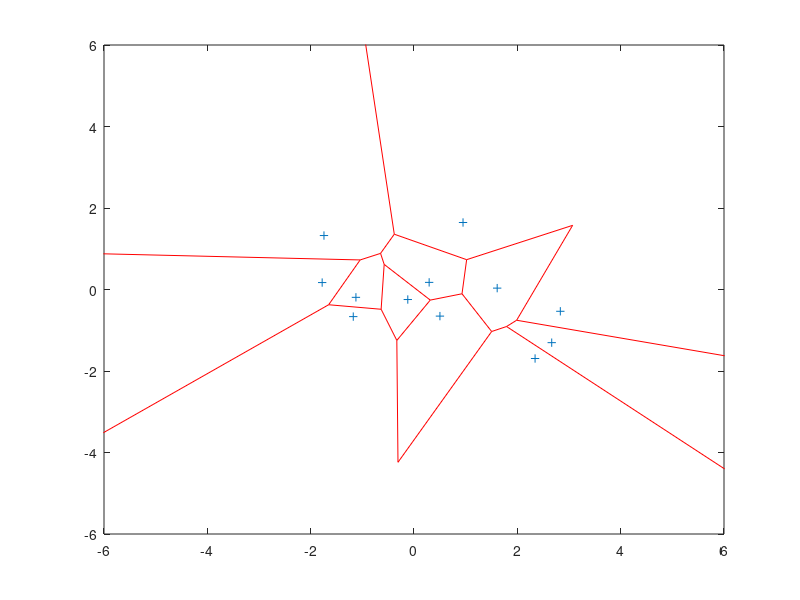

Source code (MATLAB): (Note: this script raises an error after producing the figure.)
clearvars;


%% Setup

% Points - Random firm locations
n = 12;
%x0 = rand(1, n)*10-5; % Initial x-position of firm
%y0 = rand(1, n)*10-5; % Initial y-position of firm
%xy = [x0' y0'];
[x0, y0] = pol2cart( rand(n,1)*2*pi , rand(n,1)*3 );
xy = [x0 y0];

    
%% Boundary box

% Boundary box
%bbox = [x([1 end end 1 1]); y([end end 1 1 end])]';
bbox = [-5 5 5 -5 -5; 5 5 -5 -5 5]';

% Boundary box line segments
bvx = [ bbox(1:end-1,1)'; circshift( bbox(1:end-1,1)', [0,-1] ) ];
bvy = [ bbox(1:end-1,2)'; circshift( bbox(1:end-1,2)', [0,-1] ) ];


%% Population
pref.boundary = 10; % Number of standard deviations
pref.resolution = 50; % Length of the square (even number to include (0,0))
pref.mu = 0; % Mean of subpopulation
pref.n_ratio = 1; % Relative size of subpopulation; n_l/n_r how much larger is the left subpopulation than the right subpopulation

sd = 0.5; % Standard deviation of each subpopulation
b = pref.boundary/2;

% Grid / Square
[x,y] = deal( -b : pref.boundary/(pref.resolution-1) : b ); % Square with center at (0,0) and with length pref.boundary
[X,Y] = meshgrid(x,y);

% Subpopulation right
mu_r = [pref.mu 0]; % Subpopulation mean only deviate on x-axis
sigma_r = [sd^2 0; 0 sd^2]; % Subpopulation std. dev. Uncorrelated bivariate distribution, rho=0;
F_r = mvnpdf([X(:) Y(:)],mu_r,sigma_r); % Subpopulation pdf evaluated at each point in grid/square
F_r = reshape(F_r,length(y),length(x)); % Formated as grid

% Subpopulation left
mu_l = [-pref.mu 0]; % Subpopulation mean only deviate on x-axis
sigma_l = [sd^2 0; 0 sd^2]; % Subpopulation std. dev. Uncorrelated bivariate distribution, rho=0;
F_l = mvnpdf([X(:) Y(:)],mu_l,sigma_l); % Subpopulation pdf evaluated at each point in grid/square
F_l = reshape(F_l,length(y),length(x)); % Formated as grid

% Total population 
% The left subpopulation share of total population
weight = pref.n_ratio/(1+pref.n_ratio);
% Population probability density function (PDF). Left subpopulation is 
% left unchanged, while the right subpopulation will scale according to 
% n_ratio. Deviding by 2^2 has no effect on results, but scales PDF so 
% its comparable to the baseline distribution with mean (0,0) and 
% std. dev. (1,1). The subpopulations halves the std dev., thus their 
% variance will be one-fourth.
F = (F_l + F_r*1/pref.n_ratio)/4;


%% Plots

% Default plot
figure(1);
voronoi(xy(:,1)' , xy(:,2)', 'r');
%plot(vx,vy, 'b');
xlim([-6 6]); ylim([-6 6]);
%hold on;
%s = scatter( xy(:,1)' , xy(:,2)', 'filled', 'b');
%hold off;


DT = delaunayTriangulation(xy);
%tri = delaunay(xy(:,1)' , xy(:,2)');
figure(2);
triplot(DT, 'k')
xlim([-6 6]); ylim([-6 6]);

% figure(21);
% triplot(DT)
% xlim([-6 6]); ylim([-6 6]);
% hold on;
% [centers, radii] = DT.circumcenter();
% theta = -pi:pi/20:pi;
% for iCircle=1:size(centers,1)
%   xCircle = centers(iCircle,1) + radii(iCircle)*cos(theta);
%   yCircle = centers(iCircle,2) + radii(iCircle)*sin(theta);
%   plot(xCircle, yCircle, 'k');
% end
% hold off;

xy_boundary = [xy; bbox(1:end-1,1) bbox(1:end-1,2)];
DT2 = delaunayTriangulation(xy_boundary);

triangles = size(DT2.ConnectivityList,1);

DT2X = NaN(size(DT2.ConnectivityList));
DT2Y = NaN(size(DT2.ConnectivityList));
for tri = 1:triangles
    DT2X(tri,:) = DT2.Points( DT2.ConnectivityList(tri,:), 1);
    DT2Y(tri,:) = DT2.Points( DT2.ConnectivityList(tri,:), 2);
end




%tri = delaunay(xy(:,1)' , xy(:,2)');
figure(3);
triplot(DT2, 'k')
xlim([-6 6]); ylim([-6 6]);
hold on;
for tri = 1:triangles
    patch(DT2X(tri,:), DT2Y(tri,:), tri, 'FaceAlpha', 0.2, 'EdgeColor', 'none');
end
hold off;


DT_market = NaN( length(X(:)), 1);
F_tri_i  = NaN(triangles,1);
centroid_tri_i  = NaN(triangles,2);
for tri = 1:triangles
    idx = inpolygon(X(:), Y(:), DT2X(tri,:), DT2Y(tri,:));
    DT_market(idx) = tri;
    F_tri_i(tri) = sum( F(idx) );
    % Each xy-coordinat within the triangle's market weighted with the probability density
    centroid_tri_i(tri,:) = ([X(idx) Y(idx)]' * F(idx))' ./ F_tri_i(tri);
end

% Market share of each triangle.
%F_tri_i/sum(F(:))
[~, max_tri] = max(F_tri_i/sum(F(:)));

centroid_tri_i(max_tri,:)


% l = sqrt(length(X(:)));
% DT_market_square = reshape(DT_market,[l l]);
% figure(5);
% imagesc(x,y,DT_market_square);
% set(gca,'ydir', 'normal');
% hold on;
% scatter( centroid_tri_i(:,1) , centroid_tri_i(:,2), 'r', 'filled');
% hold off;

% % Market centroid coordinates
% F_tri_i  = NaN(triangles,1);
% for tri= 1:triangles
%     % Index for each customer of the firm.
%     idx = find(market_i==firm);
% 
%     % Number of customers for each firm
%     F_tri_i(firm) = sum( F(idx) );
% 
%     % Each xy-coordinat within the firm's market weighted with the probability density
%     centroid(firm,:,i) = ([X(idx) Y(idx)]' * F(idx))' ./ F_tri_i(firm);
% end


%tri = delaunay(xy(:,1)' , xy(:,2)');

% figure(4);
% triplot(DT2)
% xlim([-6 6]); ylim([-6 6]);
% hold on;
% [centers, radii] = DT2.circumcenter();
% theta = -pi:pi/20:pi;
% for iCircle=1:size(centers,1)
%   xCircle = centers(iCircle,1) + radii(iCircle)*cos(theta);
%   yCircle = centers(iCircle,2) + radii(iCircle)*sin(theta);
%   plot(xCircle, yCircle, 'k');
% end
% hold off;


xy_new = [xy; centroid_tri_i(max_tri,:)];

% Default plot
figure(7);
voronoi(xy_new(:,1)' , xy_new(:,2)', 'r');
%plot(vx,vy, 'b');
xlim([-6 6]); ylim([-6 6]);
%hold on;
%s = scatter( xy(:,1)' , xy(:,2)', 'filled', 'b');
%hold off;
